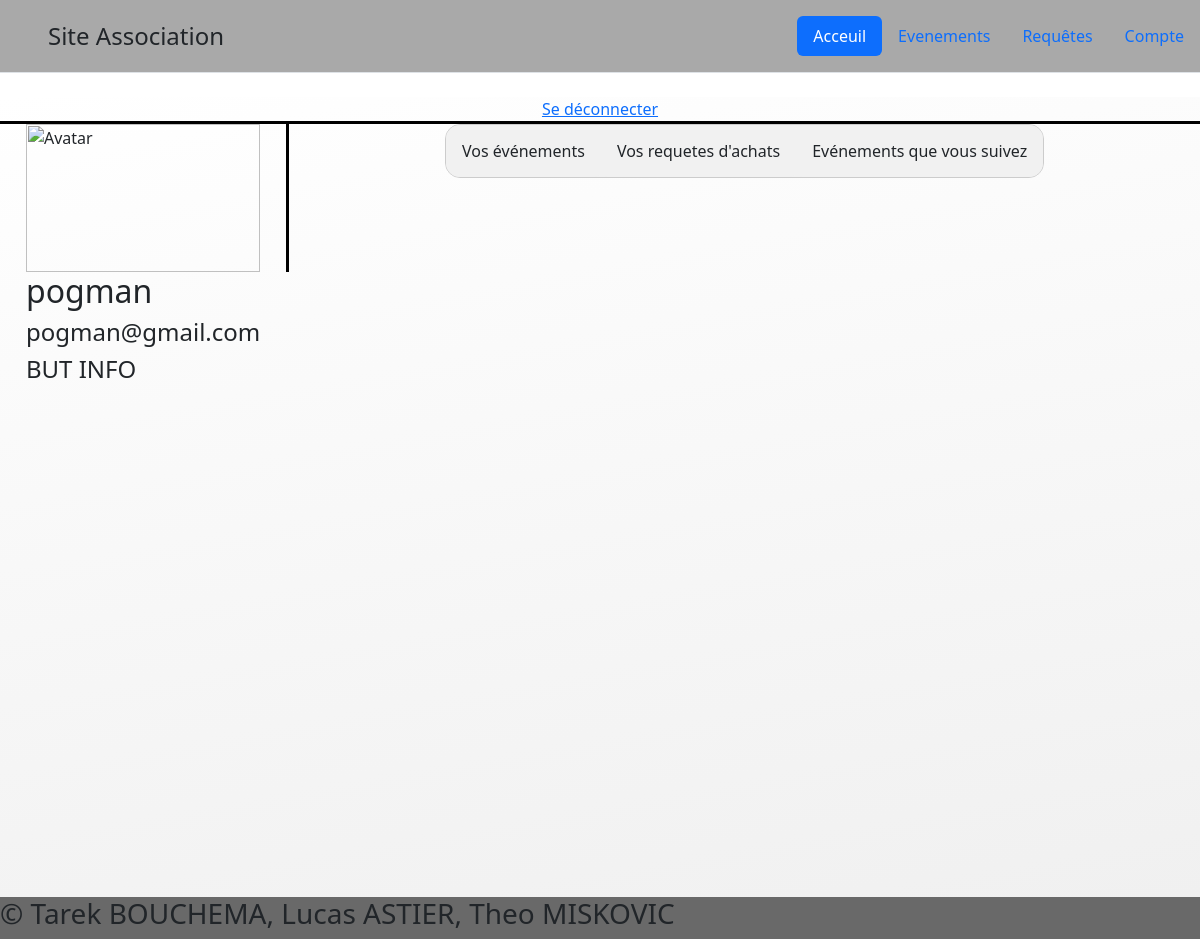
Screenshot of /index.php?module=connection (signed in) with the database file from the repository.
### tables this page shows
CREATE TABLE `users` (
  `id` bigint(20) UNSIGNED NOT NULL,
  `username` varchar(25) NOT NULL,
  `email` varchar(255) NOT NULL,
  `password` varchar(255) NOT NULL,
  `promotion` varchar(10) NOT NULL,
  `role` varchar(20) NOT NULL DEFAULT 'user'
);

### modules/account/cont_account.php (called while the page is built, shortened)
<?php
    include_once "modules/account/view_account.php";
    class ContConnection{
        public $view;
        public function __construct(){
            $this->view = new ViewAccount();
        }
        public function profilePage(){
            $this->view->profilePage();
        }
    }
?>

### index.php (called while the page is built, shortened)
<?php
    include_once "connection.php";
    if(isset($_GET['module'])){
        switch($_GET['module']){
            case 'connection':
                $module = new ModAccount();
                break;
        }
    }else{
        include_once "modules/mainPage/mod_mainPage.php";
        $module = new ModMainPage();
    }
    require_once "template.php";
?>

### connection.php (called while the page is built, shortened)
<?php
    class Connection{
        private static $host = "host";
        private static $user = "user";
        private static $dbName = "db_name";
        private static $pass = "password";
        protected static $db;
        public static function connect(){
            self::$db= new PDO(
                'mysql:dbname=' . self::$dbName . ';host=' . self::$host . ';charset=utf8',
                self::$user,
                self::$pass
            );
        }
        public static function getUserDataFromId($id){
            $query = self::$db->prepare("SELECT * FROM users WHERE id = :id");
            $query->execute(array(":id" => $id));
            return $query->fetch();
        }
    }
?>

### modules/account/view_account.php (the view, shortened to what this page needs)
<?php
    class ViewAccount extends GenericView{
            ?>
            <?php
        public function profilePage(){
            ?>
            <HTML>
                <a href='index.php?action=logout&module=connection'>Se déconnecter</a>
                <div id='PP'>
                    <div id='PPLeftColumn'>
                        <div id="PPLeftTop">
                            <img src="https://www.w3schools.com/howto/img_avatar.png" alt="Avatar" style="width:100%">
                            <div>
                                <h2><?php echo Connection::getUserDataFromId($_SESSION['id'])['username']?></h2>
                                <h4><?php echo Connection::getUserDataFromId($_SESSION['id'])['email']?></h4>
                                <h4>BUT <?php echo Connection::getUserDataFromId($_SESSION['id'])['promotion']?></h4>
                            </div>
                        </div>
                    </div>
                    <div id='PPRightColumn'>
                        <div id="PPTabs">
                            <button id="PPBtn1" class="btn PPTabLinks" onclick="changeContent('getEvents')">Vos événements</button>
                            <button id="PPBtn2" class="btn PPTabLinks" onclick="changeContent('getRequests')">Vos requetes d'achats</button>
                            <button id="PPBtn3" class="btn PPTabLinks" onclick="changeContent('getSubEvents')">Evénements que vous suivez</button>
                        </div>
                    </div>
                </div>
            </HTML>
            <?php
        }
    }
?>

### style.css (style rules this page uses)
body { width: 100%; display: flex; flex-direction: column; align-items: center; }
#PP { width: 100%; display: flex; flex-direction: row; }
#PPLeftColumn { order: 1; flex-grow: 1; display: flex; flex-direction: column; align-items: center; border-radius: 25px, 0px, 0px, 25px; border-top: 3px solid #000000; border-right: 1px solid #000000; }
#PPRightColumn { order: 2; flex-grow: 6; display: flex; flex-direction: column; align-items: center; border-radius: 0px, 25px, 25px, 0px; border-top: 3px solid #000000; border-left: 2px solid #000000; }
#PPTabs { order: 1; overflow: hidden; border: 1px solid #ccc; background-color: #f1f1f1; border-radius: 15px 15px 15px 15px }
#PPTabs button { background-color: inherit; float: left; border: none; outline: none; cursor: pointer; padding: 14px 16px; transition: 0.3s; }

### rows the page displays
users: username "pogman", email "pogman@gmail.com", promotion "INFO"
